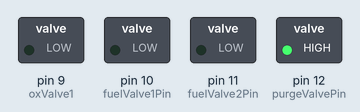
Bench run of a sketch on a simulated Arduino Uno, built with avr-gcc and run on an emulated ATmega328P. Parts: switched loads named in the sketch (green lamp = pin HIGH). At 13.0 s the program stops and its outputs stay as they are.

Above: at 0.1 s.
At 7.1 s:
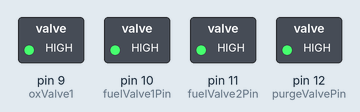
At 10.1 s:
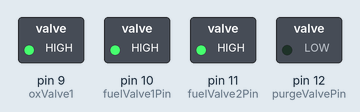
At 13.1 s:
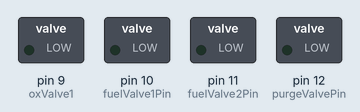
Timing chart, 0 to 14.5 s (numbered marks = the images above):
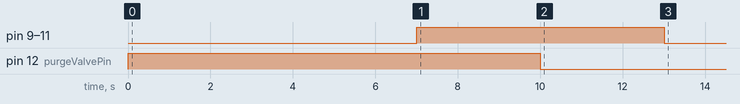

The sketch:

36LB_Command.ino
```cpp
//Valve Pins
// As of 10/17/2020, these were arbitrarily set to 9,10,11,12
// oxValve1 is the pin controlling the oxidizer solenoid valve
// fuelValve1Pin is the First of the two Fuel Regulation Valve
// fuelValve2Pin is the Second of the two Fuel Regulation Valve
// purgeValvePin is the pin corresponding the purge valve

// Basic Outline
// Initialize variables and whatnot
// Wait for user input
// Firing procedure
// Wait until done firing
// Purge Procedure
// End


// Pins and whatnot
//1 = COM
int oxValve1 = 9; //2
int fuelValve1Pin = 10; //3
int fuelValve2Pin = 11; //4
int purgeValvePin = 12; //5
int igniterPin = 13;
//6 = GROUND
//

//kill switch Pin
// As of 10/17/2020, this was arbitrarily set to pin 1

int killSwitch = 18;

//Pressure Transducer
//2020 Fall Prop using Honeywell MLH03KPSL01A
//Sensor Ranges from 0 to 3000 psi
//Voltage Ranges from 0.5 to 4.5 Volts


int oxPressPin = 2;
int fuelPressPin = 3;

// variables
int startdelay = 3000;
int burnTime = 7000;

String startCommand = "MosquitoStart";
String inCommand = "OOPS";

void setup() {
  // Killswitch
pinMode(killSwitch,INPUT);
pinMode(oxPressPin,INPUT);
pinMode(fuelPressPin,INPUT);
pinMode(killSwitch,INPUT);
//attachInterrupt(digitalPinToInterrupt(killSwitch),shutDownValves,HIGH);
//attachInterrupt(digitalPinToInterrupt(oxPressPin),shutDownValves,HIGH);
//attachInterrupt(digitalPinToInterrupt(fuelPressPin),shutDownValves,HIGH);
Serial.begin(9600);

  // Initialize Closed Valves

  pinMode(oxValve1, OUTPUT);
  digitalWrite(oxValve1, LOW);
  pinMode(fuelValve1Pin, OUTPUT);
  digitalWrite(fuelValve1Pin, LOW);
  pinMode(fuelValve2Pin, OUTPUT);
  digitalWrite(fuelValve2Pin, LOW);
  pinMode(purgeValvePin, OUTPUT);
  digitalWrite(purgeValvePin, LOW);

shutDownValves();

}

int valveStatOxV1 = 0;
int valveStatFV1 = 0;
int valveStatFV2 = 0;
int valveStatPV = 0;


void loop() {
//shutDownValves();
// Wait for user to send Mosquito Start to the controller
//while(inCommand != startCommand){
 // inCommand = Serial.readString();
//}
//Open Solenoid 1 (o2 valve)
valvecontrol('1','O');

//Open Solenoids 2 and 3 (Fuel Supply)
valvecontrol('2','O');
valvecontrol('3','O');


SENDIT();
// Wait for stuff to burn - 7 seconds
delay(burnTime);

// Close Solenoids 1 2 3 (Cut off Oxygen and Fuel)
valvecontrol('1','C');
valvecontrol('2','C');
valvecontrol('3','C');

delay(3000);
// Wait 3 Seconds - Arbitrary

// Open Solenoid 4 (Purge Valve)
valvecontrol('1','C');
valvecontrol('2','C');
valvecontrol('3','C');
valvecontrol('4','O');
// Wait 3 Seconds - Arbitrary
delay(3000);

valvecontrol('4','C');
// Close Solenoid 4 (Purge Valve)


shutDownValves();
while(1==1){

valvecontrol('1','O');
valvecontrol('2','O');
valvecontrol('3','O');
valvecontrol('4','O');
}
}
void SENDIT(){
  //Activate the Sparky boy
  digitalWrite(igniterPin,HIGH);
  delay(5);
  digitalWrite(igniterPin,LOW);

}
void valvecontrol(char valve, char stat){
  //Valve controller function borrowed from P18102 MainFunc()
  switch(valve){
    case '1':
    if (stat == 'O'){
      digitalWrite(oxValve1, LOW);
      valveStatOxV1 = 1;
    }
    else{
      digitalWrite(oxValve1, HIGH);
      valveStatOxV1  = 0;
    }
    break;
    case '2':
        if (stat == 'O'){
      digitalWrite(fuelValve1Pin, LOW);
      valveStatFV1 = 1;
    }
    else{
      digitalWrite(fuelValve1Pin, HIGH);
      valveStatFV1 = 0;
    }
    break;
    case '3':
        if (stat == 'O'){
      digitalWrite(fuelValve2Pin, LOW);
      valveStatFV2 = 1;
    }
    else{
      digitalWrite(fuelValve2Pin, HIGH);
      valveStatFV2 = 0;
    }
    break;
    case '4':
         if (stat == 'O'){
      digitalWrite(purgeValvePin, LOW);
      valveStatPV = 1;
    }
    else{
      digitalWrite(purgeValvePin, HIGH);
      valveStatPV= 0;
    }
    break;
    default:
    break;
  }

  return;
}

void shutDownValves(){
valvecontrol('1','C');
valvecontrol('2','C');
valvecontrol('3','C');
valvecontrol('4','C');
}
```

Measured:
- by itself, pin 9 (oxValve1), pin 10 (fuelValve1Pin), pin 11 (fuelValve2Pin): LOW → HIGH at 7.0 s, → LOW 6.0 s later
- by itself, pin 12 (purgeValvePin): HIGH → LOW at 10.0 s
